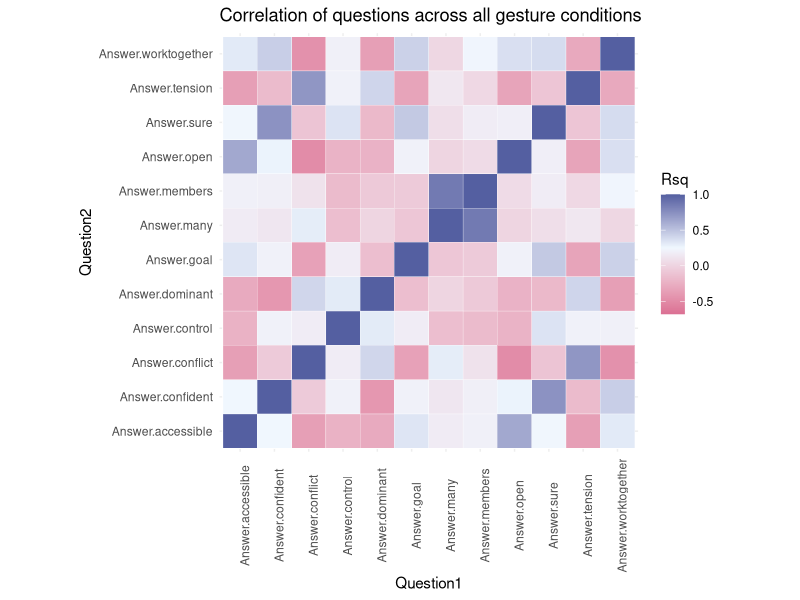

R code for this plot:
## ---- chunk 1
knitr::opts_chunk$set(echo = TRUE)
library(tidyverse)
library(ggplot2)
library(pwr)
library(ordinal)
library(gridExtra)
library(RColorBrewer)
## ---- chunk 2
xcdata <- rbind(read.csv('xc_pilot_fixed_questions.csv'), read.csv('xc_pilot_fixed_questions2.csv')) %>%
  select(Answer.accessible, Answer.confident, Answer.conflict, Answer.control, 
         Answer.dominant, Answer.goal, Answer.many, Answer.members, 
         Answer.open, Answer.sure, Answer.tension, Answer.worktogether,
         Answer.vid_id)

wg1.0.w <- xcdata %>%
  filter(Answer.vid_id == 
           "https://s3.us-east-2.amazonaws.com/metaphoric-gestures-x-culture/western_gest_1-0.mov") %>%
  select(-Answer.vid_id)

wg1.1.w <- xcdata %>%
  filter(Answer.vid_id == 
           "https://s3.us-east-2.amazonaws.com/metaphoric-gestures-x-culture/western_gest_1-1.mov") %>%
  select(-Answer.vid_id)

wg1.2.w <- xcdata %>%
  filter(Answer.vid_id == 
           "https://s3.us-east-2.amazonaws.com/metaphoric-gestures-x-culture/western_gest_1-2.mov") %>%
  select(-Answer.vid_id)

wg2.0.w <- xcdata %>%
  filter(Answer.vid_id == 
           "https://s3.us-east-2.amazonaws.com/metaphoric-gestures-x-culture/western_gest_2-0.mov") %>%
  select(-Answer.vid_id)

wg2.1.w <- xcdata %>%
  filter(Answer.vid_id == 
           "https://s3.us-east-2.amazonaws.com/metaphoric-gestures-x-culture/western_gest_2-1.mov") %>%
  select(-Answer.vid_id)

wg2.2.w <- xcdata %>%
  filter(Answer.vid_id == 
           "https://s3.us-east-2.amazonaws.com/metaphoric-gestures-x-culture/western_gest_2-2.mov") %>%
  select(-Answer.vid_id)

wg3.0.w <- xcdata %>%
  filter(Answer.vid_id == 
           "https://s3.us-east-2.amazonaws.com/metaphoric-gestures-x-culture/western_gest_3-0.mov") %>%
  select(-Answer.vid_id)

wg3.1.w <- xcdata %>%
  filter(Answer.vid_id == 
           "https://s3.us-east-2.amazonaws.com/metaphoric-gestures-x-culture/western_gest_3-1.mov") %>%
  select(-Answer.vid_id)

wg3.2.w <- xcdata %>%
  filter(Answer.vid_id == 
           "https://s3.us-east-2.amazonaws.com/metaphoric-gestures-x-culture/western_gest_3-2.mov") %>%
  select(-Answer.vid_id)
## ---- chunk 3
psydata <- rbind(read.csv('psytoolkit_pilot.csv'), read.csv('psytoolkit_pilot2.csv')) %>% 
  na.omit() %>%
  distinct()
colnames(psydata) <- c("participantID", "vid_id", "rand", "free_response", 
                 "Answer.many", "Answer.members", "Answer.conflict", "Answer.tension",
                 "Answer.open", "Answer.accessible", "Answer.control", "Answer.dominant",
                 "Answer.worktogether", "Answer.goal", "Answer.sure", "Answer.confident",
                 "endcode", "t_start", "t_end", "t_total") 

wg4.0.w <- psydata %>%
  filter(vid_id == 
           "334666350") %>%
  select(-vid_id, -rand, -participantID, -t_start, -t_end, -t_total, -endcode, -free_response)

wg4.1.w <- psydata %>%
  filter(vid_id == 
           "334666369") %>%
  select(-vid_id, -rand, -participantID, -t_start, -t_end, -t_total, -endcode, -free_response)

wg4.2.w <- psydata %>%
  filter(vid_id == 
           "334666395") %>%
  select(-vid_id, -rand, -participantID, -t_start, -t_end, -t_total, -endcode, -free_response)

wg5.0.w <- psydata %>%
  filter(vid_id == 
           "334666150") %>%
  select(-vid_id, -rand, -participantID, -t_start, -t_end, -t_total, -endcode, -free_response)

wg5.1.w <- psydata %>%
  filter(vid_id == 
           "334666125") %>%
  select(-vid_id, -rand, -participantID, -t_start, -t_end, -t_total, -endcode, -free_response)

wg5.2.w <- psydata %>%
  filter(vid_id == 
           "334666100") %>%
  select(-vid_id, -rand, -participantID, -t_start, -t_end, -t_total, -endcode, -free_response)
## ---- chunk 4
add_groups <- function(data) {
  data$group <- ""
  for(row in 1:nrow(data)) {
    if (data$metaphor_measure[row] == "Answer.accessible") {
               data$group[row] <- "openness"
    } else if (data$metaphor_measure[row] == "Answer.open") {
              data$group[row] <- "openness"
    } else if (data$metaphor_measure[row] == "Answer.confident") {
              data$group[row] <- "certainty"
    } else if (data$metaphor_measure[row] == "Answer.sure") {
              data$group[row] <- "certainty"
    } else if (data$metaphor_measure[row] == "Answer.conflict") {
              data$group[row] <- "conflict"
    } else if (data$metaphor_measure[row] == "Answer.tension") {
              data$group[row] <- "conflict"
    } else if (data$metaphor_measure[row] == "Answer.control") {
               data$group[row] <- "control"
    } else if (data$metaphor_measure[row] == "Answer.dominant") {
              data$group[row] <- "control"
    } else if (data$metaphor_measure[row] == "Answer.goal") {
              data$group[row] <- "unity"
    } else if (data$metaphor_measure[row] == "Answer.worktogether") {
              data$group[row] <- "unity"
    } else if (data$metaphor_measure[row] == "Answer.many") {
              data$group[row] <- "size"
    } else if (data$metaphor_measure[row] == "Answer.members") {
              data$group[row] <- "size"              
    } else {
      # for some reason it's not recognizing the annoyed case, so let's throw it in the else
      # cause that seems safe.
      data$group[row] <- "other"
    }
  }
  return(data)
}
## ---- chunk 5
create_grouped_overlay <- function(data) {
  p <- ggplot(data) + 
    aes(x=factor(nrow(data)),y=score,fill=metaphor_measure)+
    geom_violin(alpha=0.3,position="identity") +
    facet_wrap("group")  
  return(p)    
}
## ---- chunk 6
## Go through and populate with metaphors and difference values
create_difference_matrix <- function(data) {
  difference_table <- data.frame(
    Question1 = c(""),
    Question2 = c(""),
    Rsq = c(""),
    stringsAsFactors=FALSE
  )
  
  metas = colnames(data)
  
  for(metaphor in metas) {
    for(meta in rev(metas)) {
      diff <- cor(data[meta], data[metaphor])
      row <- c(metaphor, meta, diff)
      difference_table <- rbind(difference_table, row)  
    }
  }
  
  difference_table <- difference_table[-1,]
  difference_table$Rsq <- as.numeric(as.character(difference_table$Rsq))
  
  return(difference_table)
}
## ---- chunk 7
plot_diff_matrix <- function(matrix, low_col, high_col, mid_col, title) {
  p <- ggplot(data=matrix, aes(x=Question1, y=Question2, fill=Rsq)) + 
    geom_tile(color="white") +
    scale_fill_gradient2(low=low_col, high=high_col, mid=mid_col,
                         midpoint=0.25, space="Lab") +
    theme_minimal() +
    coord_fixed() +
    theme_bw() +
    theme(axis.text.x=element_text(angle=90),
        axis.ticks=element_blank(),
        axis.line=element_blank(),
        panel.border=element_blank(),
        panel.grid.major=element_line(color='#eeeeee')) +
      ggtitle(title)
  return(p)
}

plot_diff_matrix_pretty <- function(matrix, t="") {
  plot_diff_matrix(matrix, "palevioletred", "royalblue4", "aliceblue", title=t)
}
## ---- chunk 8
plot_violin_density <- function(d0, d1, d2) {
  g <- ggplot(rbind(d0, d1, d2), aes(vid, score)) + 
    geom_violin(aes(fill=vid, alpha=0.5), scale="count", draw_quantiles = c(0.25, 0.5, 0.75)) +
    facet_wrap(~metaphor_measure) + 
    labs(
      title = "Violin plot (density) of ranked responses per condition by metaphor",
      caption = "Horizontal lines are drawn at the 0.25, 0.5, and 0.75 quantiles of the distribution."
    )
  return(g)
}

plot_violin_density_grouped <- function(d0, d1, d2) {
  g <- ggplot(rbind(d0, d1, d2), aes(vid, score)) + 
    geom_violin(aes(fill=vid, alpha=0.5), scale="count", draw_quantiles = c(0.25, 0.5, 0.75)) +
    facet_wrap(~group) + 
    labs(
      title = "Violin plot (density) of ranked responses per condition by metaphor"   ,
      caption = "Horizontal lines are drawn at the 0.25, 0.5, and 0.75 quantiles of the distribution."
    )
  return(g)
}

plot_violin_density_group_overlay <- function(d0, d1, d2) {
  g <- ggplot(rbind(d0, d1, d2)) + 
    aes(x=factor(nrow(d0)),y=score,fill=vid)+
    geom_violin(alpha=0.3,position="identity") +
    facet_wrap("group") +
    labs(
      title = "Violin plot (density) of ranked responses per condition by metaphor grouping"
    )
  return(g)
}
## ---- chunk 9
plot_group_density <- function(d0, d1, d2) {
  p <- ggplot(rbind(d0, d1, d2), aes(x=score, fill=vid)) + 
      geom_density(alpha=0.3, stat="density", adjust=1.2) +
      facet_wrap(~group, scale="free")
  return(p)  
}

plot_question_density <- function(d0, d1, d2) {
  p <- ggplot(rbind(d0, d1, d2), aes(x=score, fill=vid)) + 
      geom_density(alpha=0.3, stat="density", adjust=1.2) +
      facet_wrap(~metaphor_measure, scale="free")
  return(p)  
}
## ---- chunk 10
## random helpers
gather_select <- function(d) {
  d <- d %>%
    gather("metaphor_measure", "score", 1:12) %>%
    select("metaphor_measure", "score")
}

wrangle_data <- function(d, name="data") {
  gathered <- gather_select(d)
  grouped <- add_groups(gathered)
  overlay_plot <- create_grouped_overlay(grouped)
  diff_mat <- create_difference_matrix(d)
  diff_mat$vid <- name
  list_of_returns <- list("gathered" = gathered, "grouped" = grouped, "overlay_plot" = overlay_plot, "diff_mat" = diff_mat)
  return(list_of_returns)
}

do_the_thing <- function(d0, d1, d2, n0 = "original", n1 = "a_condition1", n2 = "z_condition2", gesture = "single") {
  d0_data <- wrangle_data(d0, n0)
  d1_data <- wrangle_data(d1, n1)
  d2_data <- wrangle_data(d2, n2)
  
  graph_title <- paste("Correlation of questions for", gesture, "gesture across conditions.")
  
  overlays <- list("d0_overlay" = d0_data$overlay_plot, 
                   "d1_overlay" = d1_data$overlay_plot, 
                   "d2_overlay" = d2_data$overlay_plot)
  difference_matrix <- plot_diff_matrix_pretty(rbind(d0_data$diff_mat, d1_data$diff_mat, d2_data$diff_mat), 
                      graph_title) + 
                      facet_wrap("vid")  
  
  ## rename some things for the density plots
  db_named <- d0_data$gathered
  da_named <- d1_data$gathered
  dc_named <- d2_data$gathered
  db_named$vid = "original"
  da_named$vid = "a_condition1"
  dc_named$vid = "z_condition2"
  d0_grouped_named <- add_groups(da_named)
  d1_grouped_named <- add_groups(db_named)
  d2_grouped_named <- add_groups(dc_named)
  
  ## violin density plot 
 violin_density_question <- plot_violin_density(da_named, db_named, dc_named) 
 violin_density_grouped <- plot_violin_density_grouped(d0_grouped_named, d1_grouped_named, d2_grouped_named)
 violin_dnesity_grouped_overlay <- plot_violin_density_group_overlay(d0_grouped_named, d1_grouped_named, d2_grouped_named)
 
 ## plot density plot -- with groups
 density_grouped <- plot_group_density(d0_grouped_named, d1_grouped_named, d2_grouped_named)
 density_question <- plot_question_density(d0_grouped_named, d1_grouped_named, d2_grouped_named)
 
 return_list <- list("overlays" = overlays, 
                     "correlation_matrix" = difference_matrix, 
                     "violin_density_question" = violin_density_question, 
                     "violin_density_grouped" = violin_density_grouped,
                     "violin_density_grouped_overlay" = violin_dnesity_grouped_overlay,
                     "density_grouped" = density_grouped, 
                     "density_question" = density_question)
}

all_wg1_data <- do_the_thing(wg1.0.w, wg1.1.w, wg1.2.w, "original", "intertwine", "collide")
all_wg2_data <- do_the_thing(wg2.0.w, wg2.1.w, wg2.2.w)
all_wg3_data <- do_the_thing(wg3.0.w, wg3.1.w, wg3.2.w)
all_wg4_data <- do_the_thing(wg4.0.w, wg4.1.w, wg4.2.w)
all_wg5_data <- do_the_thing(wg5.0.w, wg5.1.w, wg5.2.w)

all_western_correlational_data <- plot_diff_matrix_pretty(rbind(create_difference_matrix(wg1.0.w), 
                                                        create_difference_matrix(wg1.1.w), 
                                                        create_difference_matrix(wg1.2.w),
                                                        create_difference_matrix(wg2.0.w), 
                                                        create_difference_matrix(wg2.1.w), 
                                                        create_difference_matrix(wg2.2.w),
                                                        create_difference_matrix(wg4.0.w), 
                                                        create_difference_matrix(wg4.1.w), 
                                                        create_difference_matrix(wg4.2.w),
                                                        create_difference_matrix(wg5.0.w), 
                                                        create_difference_matrix(wg5.1.w),
                                                        create_difference_matrix(wg5.2.w),
                                                        create_difference_matrix(wg3.0.w), 
                                                        create_difference_matrix(wg3.1.w), 
                                                        create_difference_matrix(wg3.2.w)), 
    "Correlation of questions across all gesture conditions") 

## save some other things too why not
# ggsave(filename = "all_unpolite_data--violin_density_grouped.png", plot = all_wg1_data$violin_density_grouped_overlay)
# ggsave(filename = "all_entity_data--violin_density_grouped.png", plot = all_wg2_data$violin_density_grouped_overlay)
# ggsave(filename = "all_audience_data--violin_density_grouped.png", plot = all_wg3_data$violin_density_grouped_overlay)
# ggsave(filename = "all_protected_data--violin_density_grouped.png", plot = all_wg4_data$violin_density_grouped_overlay)
# ggsave(filename = "all_bowl_data--violin_density_grouped.png", plot = all_wg5_data$violin_density_grouped_overlay)
# 
# ggsave(filename = "all_western_correlational_data.png", plot = all_western_correlational_data)
## ---- chunk 11
#p1 <- all_wg1_data$overlays[["d0_overlay"]]
#p2 <- all_wg2_data$overlays[["d1_overlay"]]
#p3 <- all_wg3_data$overlays[["d2_overlay"]]
#grid.arrange(p1, p2, p3, ncol=3)
## ---- chunk 12
## gather the bad larries
gather_clean <- function(d, n="") {
  ret <- d %>%
    gather("metaphor_measure", "score", 1:12) %>%
    mutate(condition=n) %>%
    add_groups()
  return(ret)
}

do_anova_per_group <- function(data, g) {
  group_data <- data %>%
    filter(group==g)
  res.aov <- aov(score ~ condition, data=group_data)
  print(g)
  print(summary(res.aov))
  return(res.aov)
}

do_anova_per_data <- function(data) {
  groups <- c("openness",
              "conflict",
              "control", 
              "size",
              "certainty",
              "unity")
  
  print("==== BY GROUP ====")
  for (g in groups) {
    print(g)
    a <- do_anova_per_group(data, g)
    print(summary(a))
    print("========================")
  }
}

do_anova_per_gest <- function(d0, d1, d2) {
  d <- rbind(gather_clean(d0, "original"), 
             gather_clean(d1, "cond1"), 
             gather_clean(d2, "cond2"))
  do_anova_per_data(d)
}

do_all_anovas <- function() {
  print("!!!!UNPOLITE!!!!!")
  do_anova_per_gest(wg1.0.w, wg1.1.w, wg1.2.w)
  print(" ")
  print("!!!!ENTITY!!!!!")
  do_anova_per_gest(wg2.0.w, wg2.1.w, wg2.2.w)
  print(" ")
  print("!!!!AUDIENCE!!!!!")
  do_anova_per_gest(wg3.0.w, wg3.1.w, wg3.2.w)
  print(" ")
  print("!!!!PROTECTED!!!!!")
  do_anova_per_gest(wg4.0.w, wg4.1.w, wg4.2.w)
  print(" ")
  print("!!!!BOWL!!!!!")
  do_anova_per_gest(wg5.0.w, wg5.1.w, wg5.2.w)
}

do_all_anovas()
## ---- chunk 13
get_sig_val <- function(p) {
  if(p < 0.0005) {
    return("***")
  }
  if(p < 0.005) {
    return("**")
    }
  if(p < 0.1) {
    return("*")
  }
  return ("")
}

get_nice_things <- function(d0, d1, d2, n0="original", n1="cond1", n2="cond2") {
  d0_g_cl <- gather_clean(d0, n0) 
  d1_g_cl <- gather_clean(d1, n1) 
  d2_g_cl <- gather_clean(d2, n2)
  d_total <- rbind(d0_g_cl, d1_g_cl, d2_g_cl)
  return(d_total)
}


## Have to do this hacky bit for getting the data frame and I haven't figured out why but 
## passing the data directly just doesn't play.
do_t_test_adjusted <- function(cond1, cond2, statement, dat) {
  d <- data.frame()
  if(dat == "1") {
    d <- get_nice_things(wg1.0.w, wg1.1.w, wg1.2.w)
  }
  if(dat == "2") {
    d <- get_nice_things(wg2.0.w, wg2.1.w, wg2.2.w)
  }
  if(dat == "3") {
    d <- get_nice_things(wg3.0.w, wg3.1.w, wg3.2.w)
  }
  if(dat == "4") {
    d <- get_nice_things(wg4.0.w, wg4.1.w, wg4.2.w)
    }
  if(dat == "5") {
    d <- get_nice_things(wg5.0.w, wg5.1.w, wg5.2.w)
  }
  
  p <- as.numeric(t.test(
            get_vals(cond1, statement, d),
            get_vals(cond2, statement, d))[3])
  p_adjusted <- round(p.adjust(p, method="bonferroni", n=18), digits=5)
  return(p_adjusted)
}

get_vals <- function(condition_name, g, dat) {
  ret <- dat %>%
    filter(condition==condition_name) %>%
    filter(group==g)
  ret <- ret$score  
  return(ret)
}


# For some reason can't generalize this to all gestures?
make_table_per_gesture <- function(gest_name, cond1name, cond2name, dat) {
  groups <- c("openness",
            "conflict",
            "control", 
            "size",
            "certainty",
            "unity")

  group <- rep(groups, each=3)
  cond1 <- rep(c(cond1name, cond2name, "original"), 6)
  cond2 <- rep(c("original", cond1name, cond2name), 6)
  df <- data.frame(group, cond1, cond2)   
  
  df$p <- mapply(do_t_test_adjusted, 
               as.character(df$cond1), 
               as.character(df$cond2), 
               as.character(df$group),
               dat)
  df$sig <- mapply(get_sig_val, df$p)

  return(df)
}


wg1_sig_table <- make_table_per_gesture("unpolite", "cond1", "cond2", "1")
wg2_sig_table <- make_table_per_gesture("entity", "cond1", "cond2", "2")
wg3_sig_table <- make_table_per_gesture("audience", "cond1", "cond2", "3")
wg4_sig_table <- make_table_per_gesture("protected", "cond1", "cond2", "4")
wg5_sig_table <- make_table_per_gesture("bowl", "cond1", "cond2", "5")
## ---- chunk 14
wrangle_mini <- function(d, cond="data", culture="western") {
  gathered <- gather_select(d)
  grouped <- add_groups(gathered)
  grouped$condition <- cond
  grouped$viewer_culture <- culture
  return(grouped)
}

create_total_bicultural_tables <- function(wd0, wd1, wd2, ed0, ed1, ed2, cond1="cond1", cond2="cond2") {
  d0_w <- wrangle_mini(wd0, "original", "western")
  d1_w <- wrangle_mini(wd1, cond1, "western")
  d2_w <- wrangle_mini(wd2, cond2, "western")
  d0_e <- wrangle_mini(ed0, "original", "eastern")
  d1_e <- wrangle_mini(ed1, cond1, "eastern")
  d2_e <- wrangle_mini(ed2, cond2, "eastern")
  
  total <- rbind(d0_w, d1_w, d2_w, d0_e, d1_e, d2_e) 
}

## Pretending that wg4 is our eastern viewers for wg1
## when we actually do it it'll be wg1.0.w, wg1.1.w, wg1.2.w, wg1.0.e, wg1.1.e, wg1.2.e
wg1_total <- create_total_bicultural_tables(wg1.0.w, wg1.1.w, wg1.2.w, wg4.0.w, wg4.1.w, wg4.2.w, "intertwine", "collide")

### could put this all in a loop but writing it out isn't so bad and it helps me see just how much data we have.
#Uncomment for a good time [[once we have the bi-cultural data]]
# wg2_total <- create_total_bicultural_tables(wg2.0.w, wg2.1.w, wg2.2.w, wg2.0.e, wg2.1.e, wg2.2.e, "cond1", "cond2")
# wg3_total <- create_total_bicultural_tables(wg3.0.w, wg3.1.w, wg3.2.w, wg3.0.e, wg3.1.e, wg3.2.e, "cond1", "cond2")
# wg4_total <- create_total_bicultural_tables(wg4.0.w, wg4.1.w, wg4.2.w, wg4.0.e, wg4.1.e, wg4.2.e, "cond1", "cond2")
# wg5_total <- create_total_bicultural_tables(wg5.0.w, wg5.1.w, wg5.2.w, wg5.0.e, wg5.1.e, wg5.2.e, "cond1", "cond2")

# eg1_total <- create_total_bicultural_tables(eg1.0.w, eg1.1.w, eg1.2.w, eg1.0.e, eg1.1.e, eg1.2.e, "cond1", "cond2")
# eg2_total <- create_total_bicultural_tables(eg2.0.w, eg2.1.w, eg2.2.w, eg2.0.e, eg2.1.e, eg2.2.e, "cond1", "cond2")
# eg3_total <- create_total_bicultural_tables(eg3.0.w, eg3.1.w, eg3.2.w, eg3.0.e, eg3.1.e, eg3.2.e, "cond1", "cond2")
# eg4_total <- create_total_bicultural_tables(eg4.0.w, eg4.1.w, eg4.2.w, eg4.0.e, eg4.1.e, eg4.2.e, "cond1", "cond2")
# eg5_total <- create_total_bicultural_tables(eg5.0.w, eg5.1.w, eg5.2.w, eg5.0.e, eg5.1.e, eg5.2.e, "cond1", "cond2")

## ---- chunk 15
violin_compare_cultures_across_meta_groups <- function(data, cond="original", gesture_name="unknown") {
  g <- ggplot(filter(data, condition == cond)) + 
    aes(x=factor(nrow(data)),y=score,fill=viewer_culture) +
    geom_violin(alpha=0.4,position="identity") +
    #scale_fill_brewer(palette="PiYG") +
    #scale_fill_manual(values=c("palevioletred1", "royalblue3")) +
    facet_wrap("group") +
    labs(
      title = paste("Comparison across cultures for", gesture_name, " -- ", cond, "Condition")
    ) 
  return(g)
}


get_violin_comparisons_per_gesture <- function(dat, cond1="cond1", cond2="cond2", gesture_name="unknown") {
  c0 <- violin_compare_cultures_across_meta_groups(dat, "original", gesture_name)
  c1 <- violin_compare_cultures_across_meta_groups(dat, cond1, gesture_name)
  c2 <- violin_compare_cultures_across_meta_groups(dat, cond2, gesture_name)
  return_list <- list("c0_violin_comparison"=c0, 
                      "c1_violin_comparison"=c1,
                      "c2_violin_comparison"=c2)
}

wg1_violin_culture_comparisons <- get_violin_comparisons_per_gesture(wg1_total, "intertwine", "collide", "wg1")

## Uncomment when there's more data
#wg2_violin_culture_comparisons <- get_violin_comparisons_per_gesture(wg2_total, "cond1", "cond2", "wg2")
#wg3_violin_culture_comparisons <- get_violin_comparisons_per_gesture(wg3_total, "cond1", "cond2", "wg3")
#wg4_violin_culture_comparisons <- get_violin_comparisons_per_gesture(wg4_total, "cond1", "cond2", "wg4")
#wg5_violin_culture_comparisons <- get_violin_comparisons_per_gesture(wg5_total, "cond1", "cond2", "wg5")

#eg1_violin_culture_comparisons <- get_violin_comparisons_per_gesture(eg1_total, "cond1", "cond2", "eg1")
#eg2_violin_culture_comparisons <- get_violin_comparisons_per_gesture(eg2_total, "cond1", "cond2", "eg2")
#eg3_violin_culture_comparisons <- get_violin_comparisons_per_gesture(eg3_total, "cond1", "cond2", "eg3")
#eg4_violin_culture_comparisons <- get_violin_comparisons_per_gesture(eg4_total, "cond1", "cond2", "eg4")
#eg5_violin_culture_comparisons <- get_violin_comparisons_per_gesture(eg5_total, "cond1", "cond2", "eg5")



## ---- chunk 16
bi_culture_t_test <- function(g1, g2) {
  p <- t.test(g1, g2)[3]$p.value
  p <- round(p.adjust(p, method="bonferroni", n=12), digits=5)
  return(p)
}

# data comes in as already filtered out by gesture/condition
make_table_per_gesturecondition_by_culture <- function(dat) {
  groups <- c("openness",
            "conflict",
            "control", 
            "size",
            "certainty",
            "unity")
  western_mean <- c()
  eastern_mean <- c()
  p <- c()
  sig <- c()
  ## it's not tricky or pretty but it's readable so get off my back, R coding purist h8rs
  for(g in groups) {
    w_only <- dat %>%
      filter(viewer_culture=="western", group==g)
    e_only <- dat %>%
      filter(viewer_culture=="eastern", group==g)
    
    western_mean <- append(western_mean, mean(w_only$score))
    eastern_mean <- append(eastern_mean, mean(e_only$score))
    p_v <- bi_culture_t_test(w_only$score, e_only$score)
    p <- append(p, p_v)
    sig <- append(sig,
                  get_sig_val(p_v))
  }

  df <- data.frame(groups, western_mean, eastern_mean, p, sig)   
  return(df)
} 


do_t_culture_groups <- function(dat, cond1="cond1", cond2="cond2", gesture_name="unknown") {
  c0 <- make_table_per_gesturecondition_by_culture(filter(dat, condition=="original"))
  c1 <- make_table_per_gesturecondition_by_culture(filter(dat, condition==cond1))
  c2 <- make_table_per_gesturecondition_by_culture(filter(dat, condition==cond2))
  
  return_list <- list("c0_comparison"=c0, 
                      "c1_comparison"=c1,
                      "c2_comparison"=c2)
}

wg1_total_cultural_comparison_tables <- do_t_culture_groups(wg1_total, "intertwine", "collide", "wg1")

## And again uncommnet here for fun times
# wg2_total_cultural_comparison_tables <- do_t_culture_groups(wg2_total, "cond1", "cond2", "wg2")
# wg3_total_cultural_comparison_tables <- do_t_culture_groups(wg3_total, "cond1", "cond2", "wg3")
# wg4_total_cultural_comparison_tables <- do_t_culture_groups(wg4_total, "cond1", "cond2", "wg4")
# wg5_total_cultural_comparison_tables <- do_t_culture_groups(wg5_total, "cond1", "cond2", "wg5")
# 
# eg1_total_cultural_comparison_tables <- do_t_culture_groups(eg1_total, "cond1", "cond2", "eg1")
# eg2_total_cultural_comparison_tables <- do_t_culture_groups(eg2_total, "cond1", "cond2", "eg2")
# eg3_total_cultural_comparison_tables <- do_t_culture_groups(eg3_total, "cond1", "cond2", "eg3")
# eg4_total_cultural_comparison_tables <- do_t_culture_groups(eg4_total, "cond1", "cond2", "eg4")
# eg5_total_cultural_comparison_tables <- do_t_culture_groups(eg5_total, "cond1", "cond2", "eg5")
